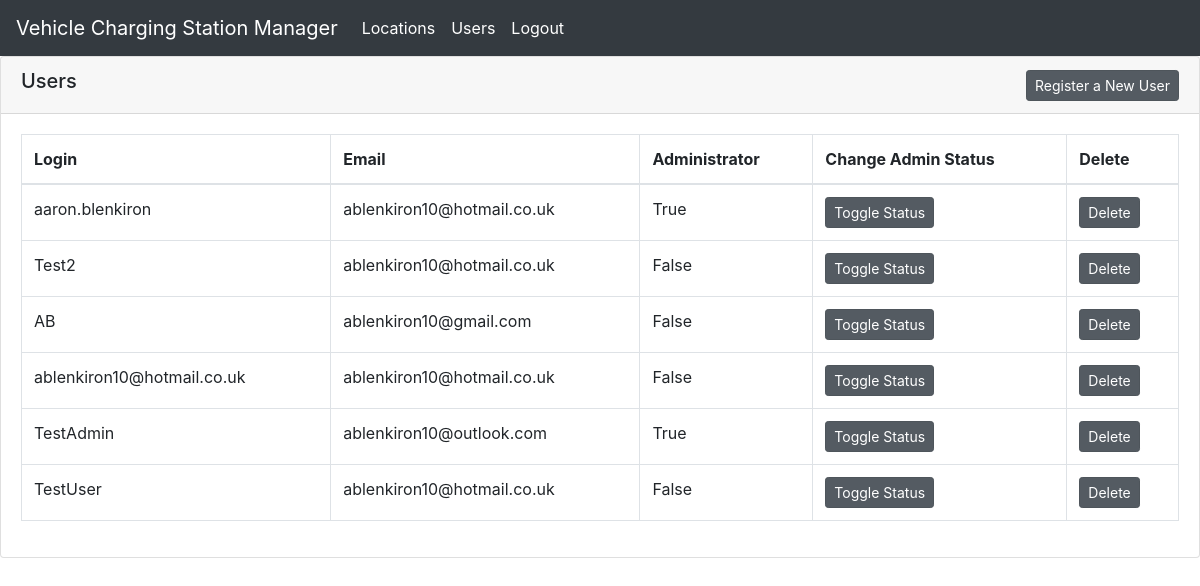
The page /users/ (signed in) on the database its author committed.
### main/models.py (models this page shows)
class User(AbstractUser):
    admin = models.BooleanField(default=False)

### main/views.py (the view)
# urls.py: path('users/', views.users, name='users'),
def users(response):
    if response.user.is_authenticated:
        if response.user.admin:
            accounts = User.objects.all()
        else:
            return HttpResponseRedirect("/")
    else:
        return HttpResponseRedirect("/")
    return render(response, "main/users.html", {"accounts": accounts})

### templates/main/users.html (shortened to what this page needs)
{% extends "main/base.html" %}
{% block content %}
    <div class="card">
        <div class="card-header d-flex justify-content-between align-items-center">
            <h5>Users</h5>
            <a href="/register/" type="button" class="btn btn-sm btn-secondary active">Register a New User</a>
        </div>
        <div class="card-body">
            {% if accounts.count < 1 %}
                <h1>No Users To Display. Register a User First.</h1>
            {% else %}
                <table class="table table-bordered">
                    <thead>
                        <tr>
                            <th scope="col">Login</th>
                            <th scope="col">Email</th>
                            <th scope="col">Administrator</th>
                            <th scope="col">Change Admin Status</th>
                            <th scope="col">Delete</th>
                        </tr>
                    </thead>
                    <tbody>
                    {% for account in accounts %}
                        <tr>
                            <td>{{account.username}}</td>
                            <td>{{account.email}}</td>
                            <td>{{account.admin}}</td>
                            <td><a href="/users/admin/{{account.id}}" type="button" class="btn btn-sm btn-secondary active" onclick="return confirm('Are you sure?')">Toggle Status</a></td>
                            <td><a href="/users/delete/{{account.id}}" type="button" class="btn btn-sm btn-secondary active" onclick="return confirm('Are you sure?')">Delete</a></td>
                        </tr>
                    {% endfor %}
                    </tbody>
                </table>
            {% endif %}
        </div>
    </div>
{% endblock %}

### rows shown on the page
User: username "aaron.blenkiron", email "ablenkiron10@hotmail.co.uk", admin "True"
User: username "Test2", email "ablenkiron10@hotmail.co.uk", admin "False"
User: username "AB", email "ablenkiron10@gmail.com", admin "False"
User: username "ablenkiron10@hotmail.co.uk", email "ablenkiron10@hotmail.co.uk", admin "False"
User: username "TestAdmin", email "ablenkiron10@outlook.com", admin "True"
User: username "TestUser", email "ablenkiron10@hotmail.co.uk", admin "False"
